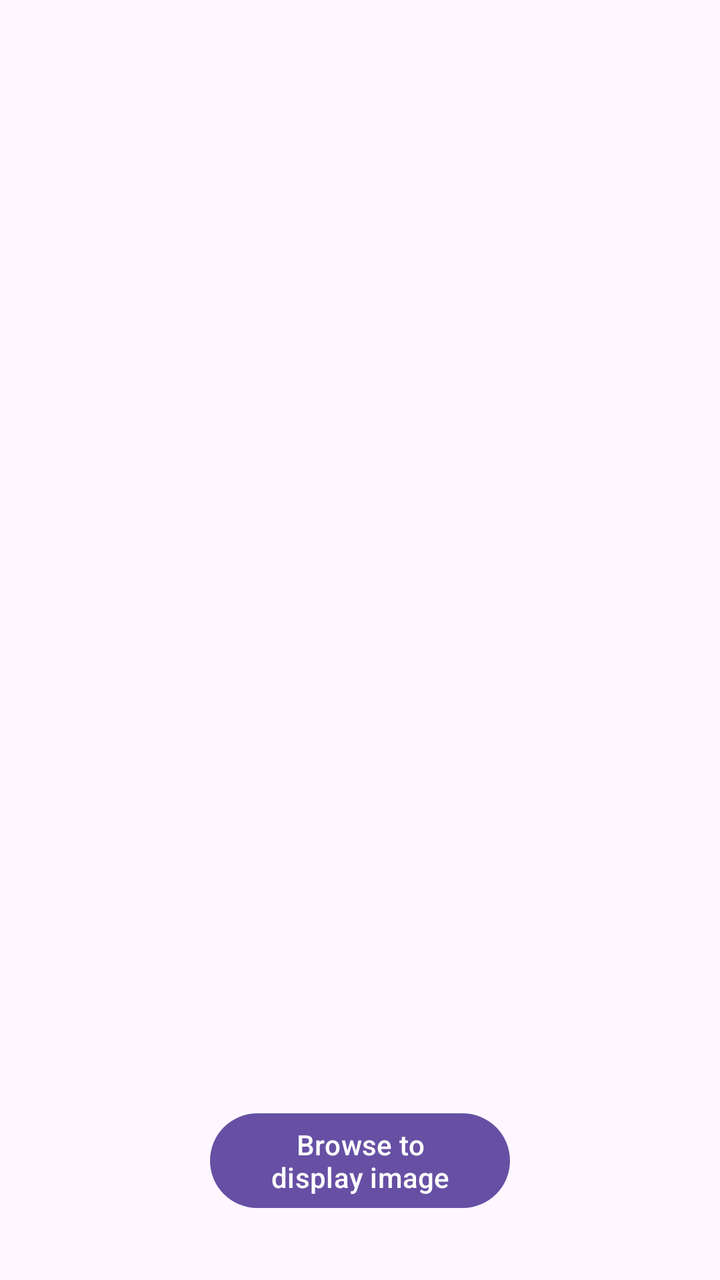
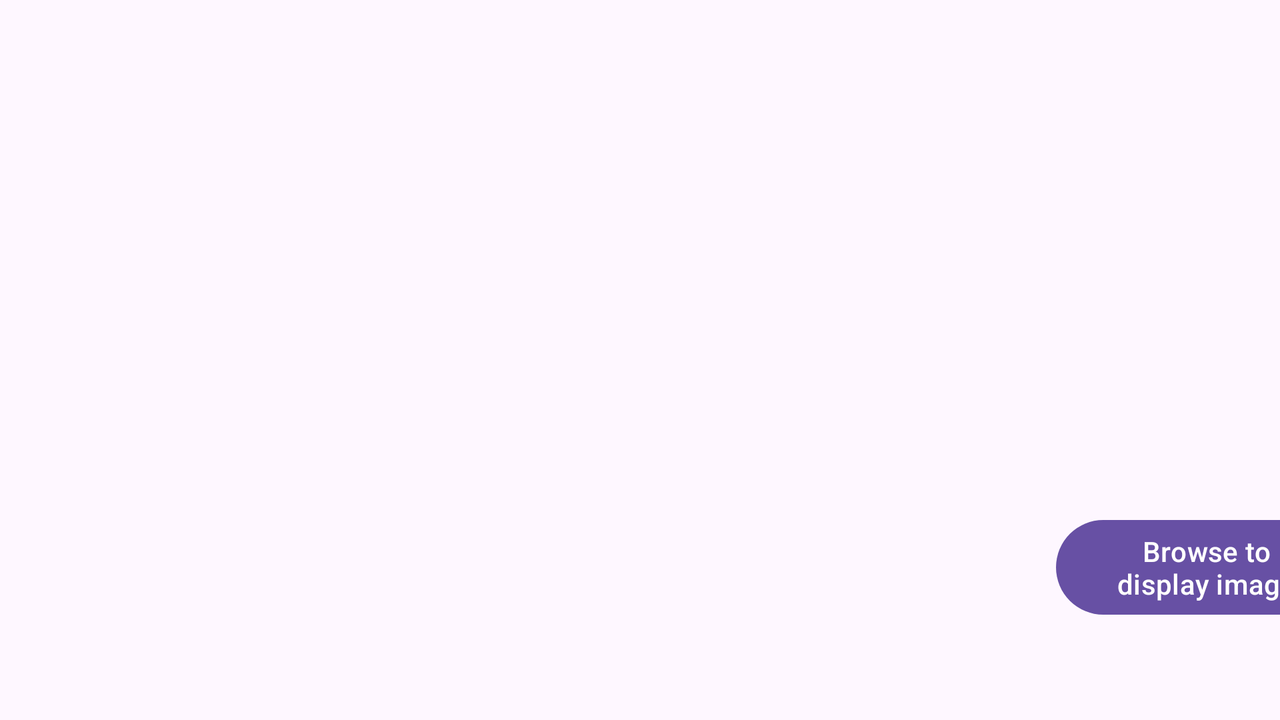

First picture: res/layout/ on a phone held upright. Second picture: the repository's own variant of that layout, on a device whose configuration matches the variant's folder. Source for both follows.
<!-- AndroidManifest.xml: application theme Theme.WhatToRead -->
<!-- res/layout/activity_profile.xml -->
<?xml version="1.0" encoding="utf-8"?>
<androidx.constraintlayout.widget.ConstraintLayout xmlns:android="http://schemas.android.com/apk/res/android"
    xmlns:app="http://schemas.android.com/apk/res-auto"
    xmlns:tools="http://schemas.android.com/tools"
    android:layout_width="match_parent"
    android:layout_height="match_parent"
    tools:context=".ProfileActivity">


    <ImageView
        android:id="@+id/imageView2"
        android:layout_width="wrap_content"
        android:layout_height="wrap_content"
        android:layout_marginTop="16dp"
        app:layout_constraintEnd_toEndOf="parent"
        app:layout_constraintStart_toStartOf="parent"
        app:layout_constraintTop_toTopOf="parent"
        tools:srcCompat="@tools:sample/avatars" />

    <Button
        android:id="@+id/button2"
        android:layout_width="150dp"
        android:layout_height="wrap_content"
        android:layout_marginBottom="32dp"
        android:text="Browse to display image"
        app:layout_constraintBottom_toBottomOf="parent"
        app:layout_constraintEnd_toEndOf="parent"
        app:layout_constraintStart_toStartOf="parent" />
</androidx.constraintlayout.widget.ConstraintLayout>
<!-- resources referenced by this layout -->
<resources>
  <style name="Theme.WhatToRead" parent="Base.Theme.WhatToRead" />
  <style name="Base.Theme.WhatToRead" parent="Theme.Material3.Light">
          
          
  
          <item name="android:windowAnimationStyle">
              @style/CustomAnimation
          </item>
      </style>
  <style name="CustomAnimation" parent="@android:style/Animation.Activity">
  
          <item name="android:activityOpenEnterAnimation">
              @anim/slide_in
          </item>
  
          <item name="android:activityOpenExitAnimation">
              @anim/slide_out
          </item>
  
          <item name="android:activityCloseEnterAnimation">
              @anim/slide_out
          </item>
  
          <item name="android:activityCloseExitAnimation">
              @anim/slide_in
          </item>
      </style>
</resources>
<!-- res/layout-land/activity_profile.xml (the repository's variant of the layout above) -->
<!-- drawn on the phone turned sideways -->
<?xml version="1.0" encoding="utf-8"?>
<androidx.constraintlayout.widget.ConstraintLayout xmlns:android="http://schemas.android.com/apk/res/android"
    xmlns:app="http://schemas.android.com/apk/res-auto"
    xmlns:tools="http://schemas.android.com/tools"
    android:layout_width="match_parent"
    android:layout_height="match_parent"
    tools:context=".ProfileActivity">


    <ImageView
        android:id="@+id/imageView2"
        android:layout_width="wrap_content"
        android:layout_height="wrap_content"
        app:layout_constraintBottom_toBottomOf="parent"
        app:layout_constraintEnd_toStartOf="@+id/guideline11"
        app:layout_constraintStart_toStartOf="parent"
        app:layout_constraintTop_toTopOf="parent"
        tools:srcCompat="@tools:sample/avatars" />

    <Button
        android:id="@+id/button2"
        android:layout_width="150dp"
        android:layout_height="wrap_content"
        android:text="Browse to display image"
        app:layout_constraintBottom_toBottomOf="parent"
        app:layout_constraintEnd_toEndOf="parent"
        app:layout_constraintHorizontal_bias="0.513"
        app:layout_constraintStart_toStartOf="@+id/guideline11"
        app:layout_constraintTop_toTopOf="parent"
        app:layout_constraintVertical_bias="0.84" />

    <androidx.constraintlayout.widget.Guideline
        android:id="@+id/guideline11"
        android:layout_width="wrap_content"
        android:layout_height="wrap_content"
        android:orientation="vertical"
        app:layout_constraintGuide_begin="568dp" />
</androidx.constraintlayout.widget.ConstraintLayout>
